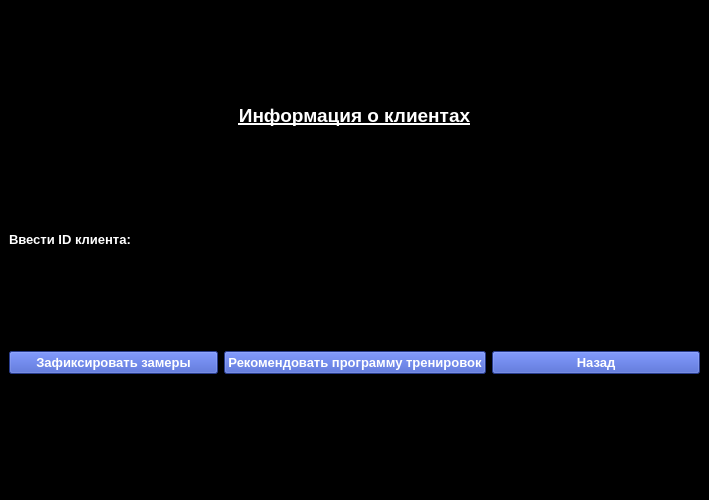
<?xml version="1.0" encoding="UTF-8"?>
<ui version="4.0">
 <class>MainWindow</class>
 <widget class="QMainWindow" name="MainWindow">
  <property name="geometry">
   <rect>
    <x>0</x>
    <y>0</y>
    <width>709</width>
    <height>500</height>
   </rect>
  </property>
  <property name="sizePolicy">
   <sizepolicy hsizetype="Minimum" vsizetype="Minimum">
    <horstretch>0</horstretch>
    <verstretch>0</verstretch>
   </sizepolicy>
  </property>
  <property name="windowTitle">
   <string>MainWindow</string>
  </property>
  <property name="styleSheet">
   <string notr="true">background-color: rgb(0, 0, 0);</string>
  </property>
  <widget class="QWidget" name="centralwidget">
   <layout class="QVBoxLayout" name="verticalLayout_2">
    <item>
     <widget class="QLabel" name="label_schedule">
      <property name="sizePolicy">
       <sizepolicy hsizetype="Minimum" vsizetype="Fixed">
        <horstretch>0</horstretch>
        <verstretch>0</verstretch>
       </sizepolicy>
      </property>
      <property name="font">
       <font>
        <pointsize>14</pointsize>
        <weight>75</weight>
        <bold>true</bold>
        <underline>true</underline>
       </font>
      </property>
      <property name="autoFillBackground">
       <bool>false</bool>
      </property>
      <property name="styleSheet">
       <string notr="true">color: rgb(255, 255, 255);</string>
      </property>
      <property name="text">
       <string>&lt;html&gt;&lt;head/&gt;&lt;body&gt;&lt;p align=&quot;center&quot;&gt;Информация о клиентах&lt;/p&gt;&lt;/body&gt;&lt;/html&gt;</string>
      </property>
      <property name="alignment">
       <set>Qt::AlignCenter</set>
      </property>
     </widget>
    </item>
    <item>
     <layout class="QHBoxLayout" name="horizontalLayout">
      <item>
       <widget class="QLabel" name="label_client">
        <property name="font">
         <font>
          <pointsize>10</pointsize>
          <weight>75</weight>
          <bold>true</bold>
         </font>
        </property>
        <property name="styleSheet">
         <string notr="true">color: rgb(255, 255, 255);</string>
        </property>
        <property name="text">
         <string>Ввести ID клиента:</string>
        </property>
       </widget>
      </item>
      <item>
       <widget class="QLineEdit" name="lineEdit_client">
        <property name="styleSheet">
         <string notr="true">color: rgb(255, 255, 255);</string>
        </property>
       </widget>
      </item>
     </layout>
    </item>
    <item>
     <layout class="QVBoxLayout" name="verticalLayout"/>
    </item>
    <item>
     <layout class="QHBoxLayout" name="horizontalLayout_2">
      <item>
       <widget class="QPushButton" name="pushButton_fix">
        <property name="font">
         <font>
          <pointsize>10</pointsize>
          <weight>75</weight>
          <bold>true</bold>
         </font>
        </property>
        <property name="styleSheet">
         <string notr="true">color: rgb(255, 255, 255);
background-color: rgb(56, 84, 197);</string>
        </property>
        <property name="text">
         <string>Зафиксировать замеры</string>
        </property>
       </widget>
      </item>
      <item>
       <widget class="QPushButton" name="pushButton_rec">
        <property name="font">
         <font>
          <pointsize>10</pointsize>
          <weight>75</weight>
          <bold>true</bold>
         </font>
        </property>
        <property name="styleSheet">
         <string notr="true">color: rgb(255, 255, 255);
background-color: rgb(56, 84, 197);</string>
        </property>
        <property name="text">
         <string>Рекомендовать программу тренировок</string>
        </property>
       </widget>
      </item>
      <item>
       <widget class="QPushButton" name="pushButton_back">
        <property name="font">
         <font>
          <pointsize>10</pointsize>
          <weight>75</weight>
          <bold>true</bold>
         </font>
        </property>
        <property name="styleSheet">
         <string notr="true">color: rgb(255, 255, 255);
background-color: rgb(56, 84, 197);</string>
        </property>
        <property name="text">
         <string>Назад</string>
        </property>
       </widget>
      </item>
     </layout>
    </item>
   </layout>
  </widget>
  <widget class="QMenuBar" name="menubar">
   <property name="geometry">
    <rect>
     <x>0</x>
     <y>0</y>
     <width>709</width>
     <height>26</height>
    </rect>
   </property>
  </widget>
  <widget class="QStatusBar" name="statusbar"/>
 </widget>
 <resources/>
 <connections/>
</ui>
